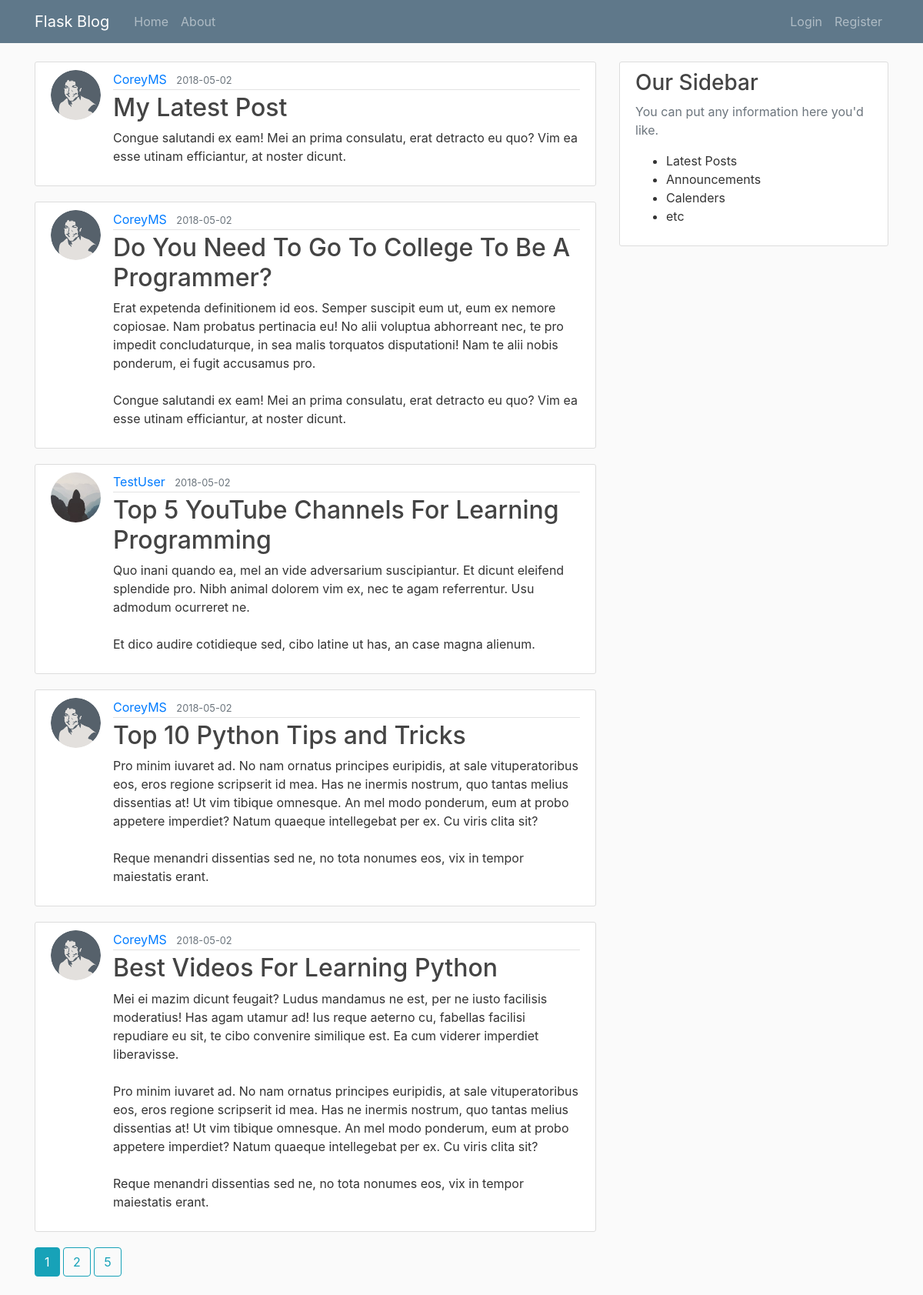
Page /home on the earlier database version.
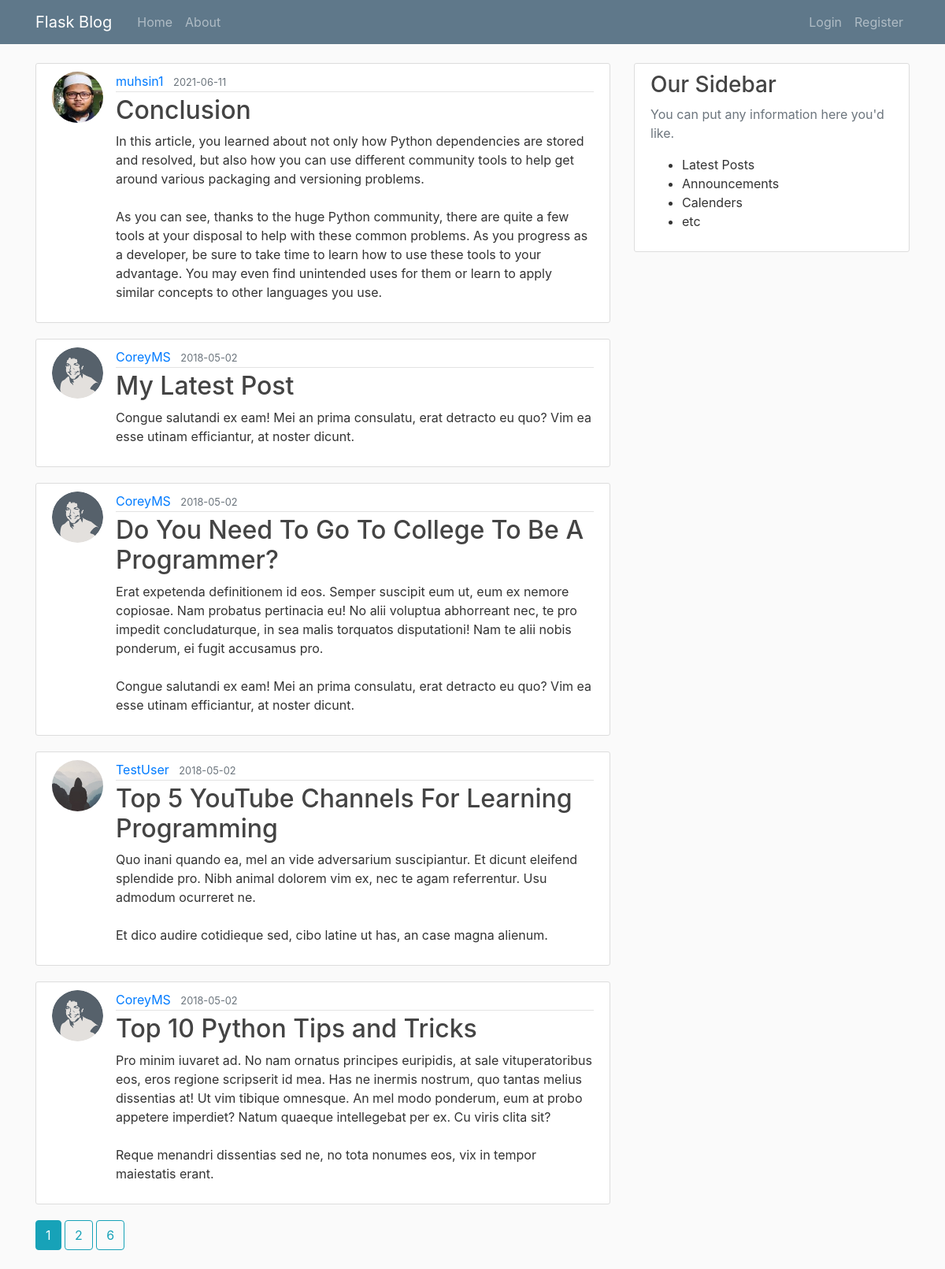
Same page on the later database version.
### flaskblog/models.py (models this page shows, shortened)
class Post(db.Model):
    id = db.Column(db.Integer, primary_key=True)
    title = db.Column(db.String(100), nullable=False)
    date_posted = db.Column(db.DateTime, nullable=False, default=datetime.utcnow)
    content = db.Column(db.Text, nullable=False)
    user_id = db.Column(db.Integer, db.ForeignKey('user.id'), nullable=False)

class User(db.Model, UserMixin):
    id = db.Column(db.Integer, primary_key=True)
    username = db.Column(db.String(20), unique=True, nullable=False)
    email = db.Column(db.String(120), unique=True, nullable=False)
    image_file = db.Column(db.String(20), nullable=False, default='default.jpg')
    password = db.Column(db.String(60), nullable=False)
    posts = db.relationship('Post', backref='author', lazy=True)

### flaskblog/main/routes.py (the view)
@main.route('/')
@main.route('/home')
def home():
    page = request.args.get('page', 1, type=int)
    posts = Post.query.order_by(
        Post.date_posted.desc()).paginate(page=page, per_page=5)
    return render_template('home.html', posts=posts)

### flaskblog/templates/home.html (shortened to what this page needs)
{% extends "layout.html" %}
{% block content %}
    {% for post in posts.items %}
        <article class="media content-section">
            <img class="rounded-circle article-img" src="{{ url_for('static', filename='profile_pics/' + post.author.image_file) }}">
            <div class="media-body">
                <div class="article-metadata">
                    <a class="mr-2" href="{{ url_for('users.user_posts', username=post.author.username)}}">{{ post.author.username }}</a>
                    <small class="text-muted">{{ post.date_posted.strftime('%Y-%m-%d') }}</small>
                </div>
                <h2><a class="article-title" href="{{ url_for('posts.post', post_id=post.id) }}">{{ post.title }}</a></h2>
                <p class="article-content">{{ post.content }}</p>
            </div>
        </article>
    {% endfor %}
    {% for page_num in posts.iter_pages(left_edge=1, right_edge=1, left_current=1, right_current=2) %}
        {% if page_num %}
            {% if posts.page == page_num %}
                <a class="btn btn-info mb-4" href="{{ url_for('main.home', page=page_num) }}">{{ page_num }}</a>
            {% else %}
                <a class="btn btn-outline-info mb-4" href="{{ url_for('main.home', page=page_num) }}">{{ page_num }}</a>
            {% endif %}
        {% endif %}
    {% endfor %}
{% endblock content %}

### flaskblog/templates/layout.html (shortened to what this page needs)
<!doctype html>
<html lang="en">
<head>
    <link rel="stylesheet" href="https://stackpath.bootstrapcdn.com/bootstrap/4.3.1/css/bootstrap.min.css"
>
    <link rel="stylesheet" type="text/css" href="{{ url_for('static', filename='main.css') }}">
</head>
<body>
    <header>
        <nav class="navbar navbar-expand-md navbar-dark bg-steel fixed-top">
            <div class="container">
                <a class="navbar-brand mr-4" href="/">Flask Blog</a>
                <div class="collapse navbar-collapse" id="navbarToggle">
                    <div class="navbar-nav mr-auto">
                        <a  class="nav-item nav-link" href="{{ url_for('main.home') }}">Home</a>
                        <a  class="nav-item nav-link" href="{{ url_for('main.about') }}">About</a>
                    </div>
                    <div class="navbar-nav">
                        {% if current_user.is_authenticated %}
                        <a class="nav-item nav-link" href="{{ url_for('posts.new_post') }}">New Post</a>
                        <a class="nav-item nav-link" href="{{ url_for('users.account') }}">Account</a>
                        <a class="nav-item nav-link" href="{{ url_for('users.logout') }}">Logout</a>
                        {% else %}
                        <a  class="nav-item nav-link" href="{{ url_for('users.login') }}">Login</a>
                        <a  class="nav-item nav-link" href="{{ url_for('users.register') }}">Register</a>
                        {% endif %}
                    </div>
                </div>
            </div>
        </nav>
    </header>
    <main role="main" class="container">
        <div class="row">
            <div class="col-md-8">
                {% block content %}{% endblock %}
            </div>
            <div class="col-md-4">
                <div class="content-section">
                    <h3>Our Sidebar</h3>
                    <p class="text-muted">You can put any information here you'd like.</p>
                    <ul>
                        <li>Latest Posts</li>
                        <li>Announcements</li>
                        <li>Calenders</li>
                        <li>etc</li>
                    </ul>
                </div>
            </div>
        </div>
    </main>
</body>
</html>

### flaskblog/static/main.css (style rules this page uses)
body { background: #fafafa; color: #333333; margin-top: 5rem; }
h1, h2, h3, h4, h5, h6 { color: #444444; }
.bg-steel { background-color: #5f788a; }
.content-section { background: #ffffff; padding: 10px 20px; border: 1px solid #dddddd; border-radius: 3px; margin-bottom: 20px; }
.article-title { color: #444444; }
.article-content { white-space: pre-line; }
.article-img { height: 65px; width: 65px; margin-right: 16px; }
.article-metadata { padding-bottom: 1px; margin-bottom: 4px; border-bottom: 1px solid #e3e3e3 }

Differences in the rows shown:
no longer on this page (row unchanged): Post: image_file (picture), author.username "CoreyMS", date_posted "2018-05-02", title "Best Videos For Learning Python", content "Mei ei mazim dicunt feugait? Ludus mandamus ne est, per ne iusto facilisis moderatius! Has agam utamur ad! Ius reque aeterno cu, fabellas facilisi repudiare eu sit, te cibo convenire similique est. Ea cum viderer imperdiet liberavisse. Pro minim iuvaret ad. No nam ornatus principes euripidis, at sale vituperatoribus eos, eros regione scripserit id mea. Has ne inermis nostrum, quo tantas melius dissentias at! Ut vim tibique omnesque. An mel modo ponderum, eum at probo appetere imperdiet? Natum quaeque intellegebat per ex. Cu viris clita sit? Reque menandri dissentias sed ne, no tota nonumes eos, vix in tempor maiestatis erant."
added Post: image_file (picture), author.username "muhsin1", date_posted "2021-06-11", title "Conclusion", content "In this article, you learned about not only how Python dependencies are stored and resolved, but also how you can use different community tools to help get around various packaging and versioning problems. As you can see, thanks to the huge Python community, there are quite a few tools at your disposal to help with these common problems. As you progress as a developer, be sure to take time to learn how to use these tools to your advantage. You may even find unintended uses for them or learn to apply similar concepts to other languages you use."
Other differences:
new list line: "6"
list line gone: "5"
